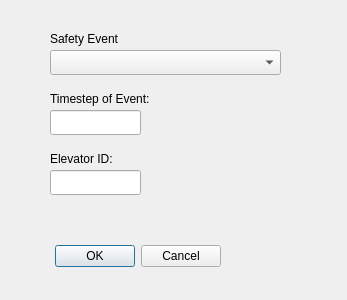
<?xml version="1.0" encoding="UTF-8"?>
<ui version="4.0">
 <class>AddEventDialog</class>
 <widget class="QDialog" name="AddEventDialog">
  <property name="geometry">
   <rect>
    <x>0</x>
    <y>0</y>
    <width>347</width>
    <height>300</height>
   </rect>
  </property>
  <property name="windowTitle">
   <string>Add Event</string>
  </property>
  <widget class="QDialogButtonBox" name="buttonBox">
   <property name="geometry">
    <rect>
     <x>50</x>
     <y>240</y>
     <width>171</width>
     <height>32</height>
    </rect>
   </property>
   <property name="orientation">
    <enum>Qt::Horizontal</enum>
   </property>
   <property name="standardButtons">
    <set>QDialogButtonBox::Cancel|QDialogButtonBox::Ok</set>
   </property>
  </widget>
  <widget class="QComboBox" name="safety_event">
   <property name="geometry">
    <rect>
     <x>50</x>
     <y>50</y>
     <width>231</width>
     <height>25</height>
    </rect>
   </property>
   <property name="currentText">
    <string/>
   </property>
   <property name="placeholderText">
    <string>Select Event</string>
   </property>
   <item>
    <property name="text">
     <string>Fire Alarm (from elevator)</string>
    </property>
   </item>
   <item>
    <property name="text">
     <string>Fire Alarm (from building)</string>
    </property>
   </item>
   <item>
    <property name="text">
     <string>Door Obstruction</string>
    </property>
   </item>
   <item>
    <property name="text">
     <string>Overload</string>
    </property>
   </item>
   <item>
    <property name="text">
     <string>Power Outage</string>
    </property>
   </item>
  </widget>
  <widget class="QLabel" name="label">
   <property name="geometry">
    <rect>
     <x>50</x>
     <y>30</y>
     <width>131</width>
     <height>17</height>
    </rect>
   </property>
   <property name="text">
    <string>Safety Event</string>
   </property>
  </widget>
  <widget class="QLineEdit" name="elevator_id">
   <property name="geometry">
    <rect>
     <x>50</x>
     <y>170</y>
     <width>91</width>
     <height>25</height>
    </rect>
   </property>
  </widget>
  <widget class="QLabel" name="elevator_id_label">
   <property name="geometry">
    <rect>
     <x>50</x>
     <y>150</y>
     <width>331</width>
     <height>17</height>
    </rect>
   </property>
   <property name="text">
    <string>Elevator ID:</string>
   </property>
  </widget>
  <widget class="QLineEdit" name="timestep">
   <property name="geometry">
    <rect>
     <x>50</x>
     <y>110</y>
     <width>91</width>
     <height>25</height>
    </rect>
   </property>
  </widget>
  <widget class="QLabel" name="label_3">
   <property name="geometry">
    <rect>
     <x>50</x>
     <y>90</y>
     <width>181</width>
     <height>17</height>
    </rect>
   </property>
   <property name="text">
    <string>Timestep of Event:</string>
   </property>
  </widget>
 </widget>
 <resources/>
 <connections>
  <connection>
   <sender>buttonBox</sender>
   <signal>accepted()</signal>
   <receiver>AddEventDialog</receiver>
   <slot>accept()</slot>
   <hints>
    <hint type="sourcelabel">
     <x>248</x>
     <y>254</y>
    </hint>
    <hint type="destinationlabel">
     <x>157</x>
     <y>274</y>
    </hint>
   </hints>
  </connection>
  <connection>
   <sender>buttonBox</sender>
   <signal>rejected()</signal>
   <receiver>AddEventDialog</receiver>
   <slot>reject()</slot>
   <hints>
    <hint type="sourcelabel">
     <x>316</x>
     <y>260</y>
    </hint>
    <hint type="destinationlabel">
     <x>286</x>
     <y>274</y>
    </hint>
   </hints>
  </connection>
 </connections>
</ui>
